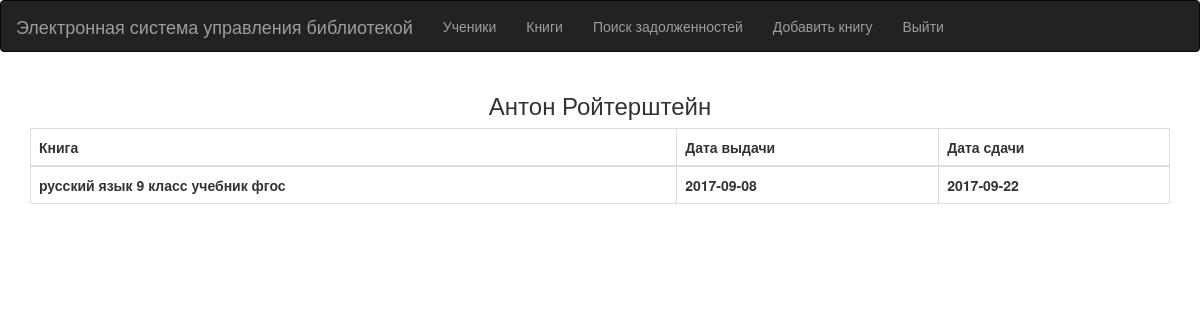
The page /student/Антон_Ройтерштейн on the database as committed earlier.
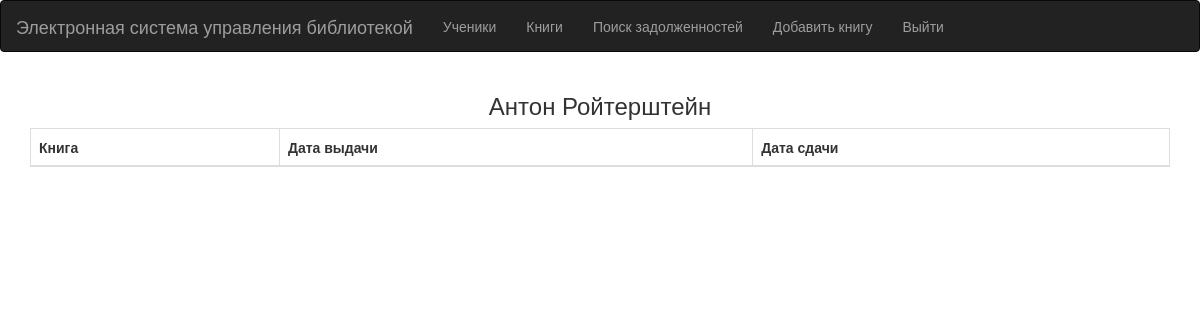
The same page on the database as committed later.
### tables this page shows
CREATE TABLE Books_Tab(ID int NULL,Name_Of_Book nvarchar(100) NULL,Author_Of_Book nvarchar(100) NULL,In_Stock int NULL,All_Books int NULL,ISBN nvarchar(100) NULL);

CREATE TABLE Books_Of_Snudent(ID int NULL,Student int NULL,Book int NULL,Date_Of_Receipt nvarchar(50) NULL,Date_Of_Return nvarchar(50) NULL);

### server.py (the view)
@app.route('/student/<name>', methods=['GET', 'POST'])
def student(name):
    name = tuple(name.split('_'))
    data = executes_for_web.Search_Of_Student(name)
    return render_template('found.html', uch=True, arrays=data, stname=name[0] + ' ' + name[1])

### executes_for_web.py (called while the page is built)
def Search_Of_Student(name):
    print('Trying to connect:')
    try:
        connection = sqlite3.connect('TSL.db', timeout=10)
        print('Connected')
    except:
        print('Could not connect')
    id = ID_Of_Name((name[0], name[1]))
    cursor = connection.cursor()
    request = cursor.execute(("SELECT Book, Date_Of_Receipt, Date_Of_Return FROM Books_Of_Snudent WHERE Student = '{0}'").format(id)).fetchall()
    request = list(map(lambda x: list(x), request))
    for book in range(len(request)):
        book_name = cursor.execute(("SELECT Name_Of_Book FROM Books_Tab WHERE ID = '{0}'").format(request[book][0])).fetchall()
        request[book][0] = book_name[0][0]
    connection.close()
    return request

### templates/found.html (shortened to what this page needs)
{%extends "layer.html"%}
{%block body%}
<nav class="navbar navbar-inverse">
    <div class="container-fluid">
        <div class="navbar-header">
            <span class="navbar-brand">Электронная система управления библиотекой</span>
        </div>
        <div>
            <ul class="nav navbar-nav">
                <li><a href="{{ url_for('get_students')}}">Ученики</a></li>
                <li><a href="{{ url_for('get_books')}}">Книги</a></li>
                <li><a href="{{ url_for('main') }}" >Поиск задолженностей</a></li>
                <li><a href="{{ url_for('addbook') }}" >Добавить книгу</a></li>
                <li><a href="{{ url_for('logout') }}">Выйти</a></li>
            </ul>
        </div>
    </div>
</nav>
<div class="container" align="center">
    <h3>{{stname}}</h3>
    {%if uch == True%}
    <div class="table-responsive">
        <table class="table table-hover table-bordered">
            <thead>
            <tr>
                <th>Книга</th>
                <th>Дата выдачи</th>
                <th>Дата сдачи</th>
            </tr>
           </thead>
            <tbody>
            {%for i in arrays%}
            <tr>
                <th>{{i[0]}}</th>
                <th>{{i[1]}}</th>
                <th>{{i[2]}}</th>
            </tr>
            {%endfor%}
            </tbody>
        </table>
    </div>
    <br>
    {%endif%}
</div>
{%endblock%}

Rows that differ between the two databases and show on the page:
no longer on this page (row unchanged): Books_Tab: Name_Of_Book "русский язык 9 класс учебник фгос"
removed Books_Of_Snudent: Date_Of_Receipt "2017-09-08", Date_Of_Return "2017-09-22"
